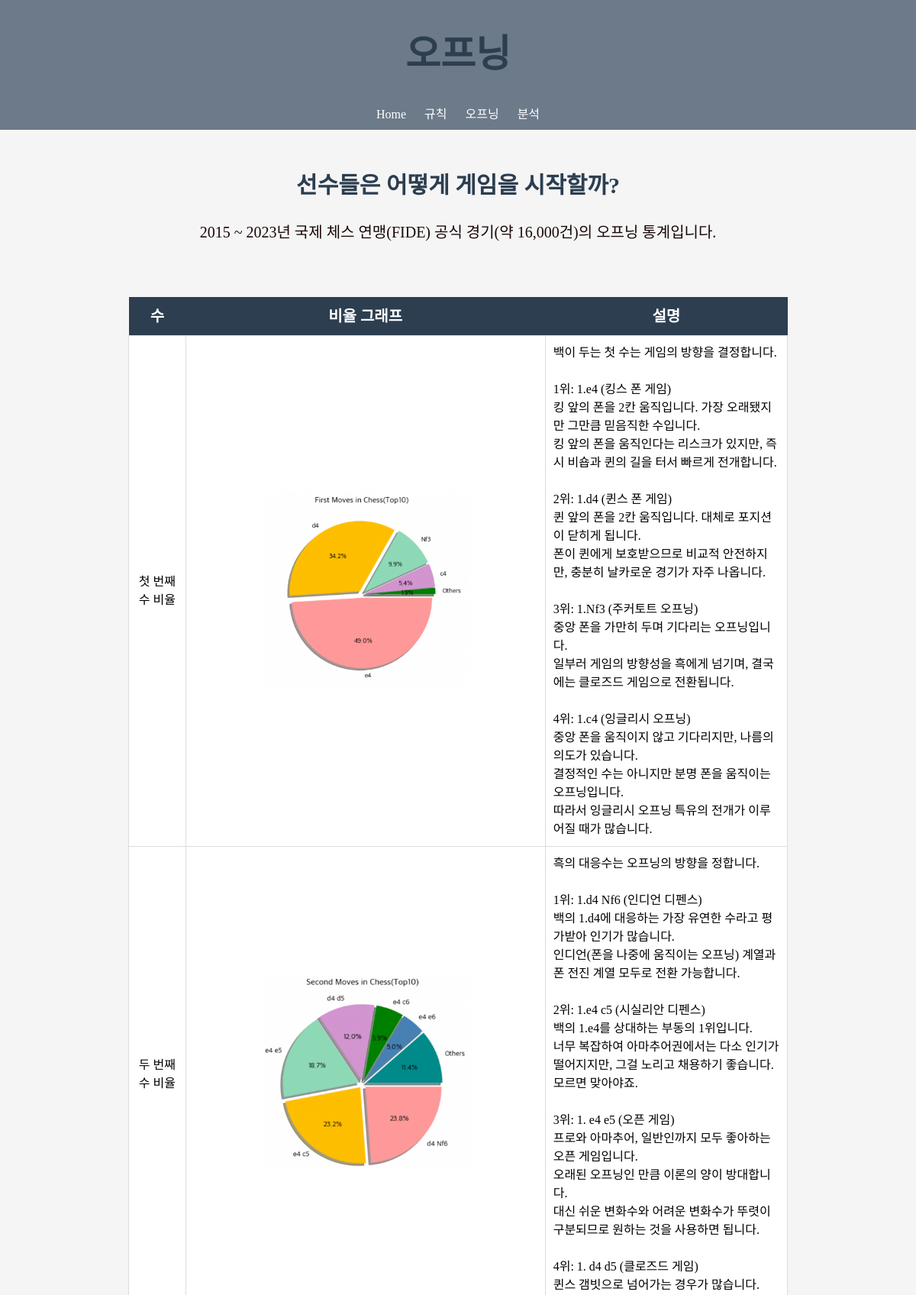
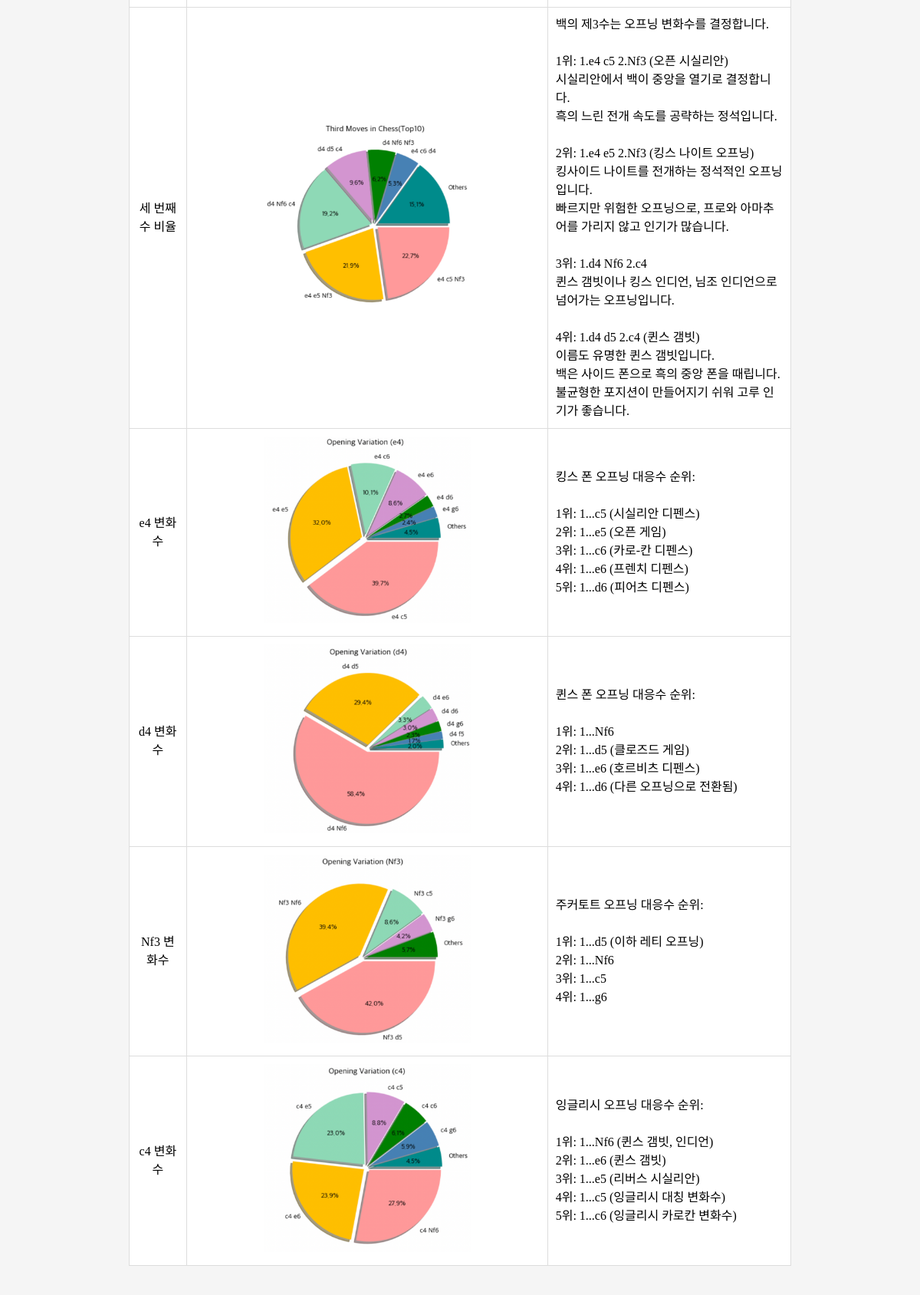
Page /analysis/ (upper part) on the committed database (2 pictures, top to bottom).
### OpeningAnalysis/models.py (models this page shows)
class MoveAnalysis(models.Model):
    analysis = models.TextField(null=True)
    image = models.ImageField(upload_to="image", blank=True)
    description = models.TextField(null=True)

### OpeningAnalysis/views.py (the view)
# urls.py: path("analysis/", views.move_analysis)
def move_analysis(request):
    analysis = MoveAnalysis.objects.all()
    images = MoveAnalysis.objects.all()
    return render(request, 'move_analysis.html', {'analysis': analysis, 'images': images})

### OpeningAnalysis/templates/move_analysis.html
{% extends "base.html" %}
{% block content %}
<h2>선수들은 어떻게 게임을 시작할까?</h2>
<p><font color="#190707">2015 ~ 2023년 국제 체스 연맹(FIDE) 공식 경기(약 16,000건)의 오프닝 통계입니다.</font></p>
<p><br></p>
<table>
  <thead>
    <tr>
      <th>수</th>
      <th>비율 그래프</th>
      <th>설명</th>
    </tr>
  </thead>
  <tbody>
    {% for item in analysis %}
      <tr>
        <td bgcolor="white">{{ item.analysis }}</td>
        <td width="450"; bgcolor="white">
          <img class="graphs" src="{{ item.image.url }}" width="400"/></td>
        <td style="text-align:left"; bgcolor="white">{{ item.description|linebreaksbr }}</td>
      </tr>
    {% endfor %}
  </tbody>
</table>
{% endblock %}

### OpeningAnalysis/templates/base.html (style rules this page uses)
body { background-color: #F5F5F5; font-family: 'Noto Sans Demilight', 'Noto Sans KR';; margin: 0; padding: 0; }
h2 { font-size: 30px; color: #2C3E50; margin-top: 30px; text-align: center; }
table { margin: 20px auto; border-collapse: collapse; width: 80%; }
th { background-color: #2C3E50; color: white; font-size: 20px; padding: 10px; }
td { border: 1px solid #ddd; padding: 10px; font-size: 16px; }
p { color: white; }
.graphs { width: 60%; }

### rows in the picture
MoveAnalysis: analysis "첫 번째 수 비율", image (picture), description "백이 두는 첫 수는 게임의 방향을 결정합니다. 1위: 1.e4 (킹스 폰 게임) 킹 앞의 폰을 2칸 움직입니다. 가장 오래됐지만 그만큼 믿음직한 수입니다. 킹 앞의 폰을 움직인다는 리스크가 있지만, 즉시 비숍과 퀸의 길을 터서 빠르게 전개합니다. 2위: 1.d4 (퀸스 폰 게임) 퀸 앞의 폰을 2칸 움직입니다. 대체로 포지션이 닫히게 됩니다. 폰이 퀸에게 보호받으므로 비교적 안전하지만, 충분히 날카로운 경기가 자주 나옵니다. 3위: 1.Nf3 (주커토트 오프닝) 중앙 폰을 가만히 두며 기다리는 오프닝입니다. 일부러 게임의 방향성을 흑에게 넘기며, 결국에는 클로즈드 게임으로 전환됩니다. 4위: 1.c4 (잉글리시 오프닝) 중앙 폰을 움직이지 않고 기다리지만, 나름의 의도가 있습니다. 결정적인 수는 아니지만 분명 폰을 움직이는 오프닝입니다. 따라서 잉글리시 오프닝 특유의 전개가 이루어질 때가 많습니다."
MoveAnalysis: analysis "두 번째 수 비율", image (picture), description "흑의 대응수는 오프닝의 방향을 정합니다. 1위: 1.d4 Nf6 (인디언 디펜스) 백의 1.d4에 대응하는 가장 유연한 수라고 평가받아 인기가 많습니다. 인디언(폰을 나중에 움직이는 오프닝) 계열과 폰 전진 계열 모두로 전환 가능합니다. 2위: 1.e4 c5 (시실리안 디펜스) 백의 1.e4를 상대하는 부동의 1위입니다. 너무 복잡하여 아마추어권에서는 다소 인기가 떨어지지만, 그걸 노리고 채용하기 좋습니다. 모르면 맞아야죠. 3위: 1. e4 e5 (오픈 게임) 프로와 아마추어, 일반인까지 모두 좋아하는 오픈 게임입니다. 오래된 오프닝인 만큼 이론의 양이 방대합니다. 대신 쉬운 변화수와 어려운 변화수가 뚜렷이 구분되므로 원하는 것을 사용하면 됩니다. 4위: 1. d4 d5 (클로즈드 게임) 퀸스 갬빗으로 넘어가는 경우가 많습니다."
MoveAnalysis: analysis "세 번째 수 비율", image (picture), description "백의 제3수는 오프닝 변화수를 결정합니다. 1위: 1.e4 c5 2.Nf3 (오픈 시실리안) 시실리안에서 백이 중앙을 열기로 결정합니다. 흑의 느린 전개 속도를 공략하는 정석입니다. 2위: 1.e4 e5 2.Nf3 (킹스 나이트 오프닝) 킹사이드 나이트를 전개하는 정석적인 오프닝입니다. 빠르지만 위험한 오프닝으로, 프로와 아마추어를 가리지 않고 인기가 많습니다. 3위: 1.d4 Nf6 2.c4 퀸스 갬빗이나 킹스 인디언, 님조 인디언으로 넘어가는 오프닝입니다. 4위: 1.d4 d5 2.c4 (퀸스 갬빗) 이름도 유명한 퀸스 갬빗입니다. 백은 사이드 폰으로 흑의 중앙 폰을 때립니다. 불균형한 포지션이 만들어지기 쉬워 고루 인기가 좋습니다."
MoveAnalysis: analysis "e4 변화수", image (picture), description "킹스 폰 오프닝 대응수 순위: 1위: 1...c5 (시실리안 디펜스) 2위: 1...e5 (오픈 게임) 3위: 1...c6 (카로-칸 디펜스) 4위: 1...e6 (프렌치 디펜스) 5위: 1...d6 (피어츠 디펜스)"
MoveAnalysis: analysis "d4 변화수", image (picture), description "퀸스 폰 오프닝 대응수 순위: 1위: 1...Nf6 2위: 1...d5 (클로즈드 게임) 3위: 1...e6 (호르비츠 디펜스) 4위: 1...d6 (다른 오프닝으로 전환됨)"
MoveAnalysis: analysis "Nf3 변화수", image (picture), description "주커토트 오프닝 대응수 순위: 1위: 1...d5 (이하 레티 오프닝) 2위: 1...Nf6 3위: 1...c5 4위: 1...g6"
MoveAnalysis: analysis "c4 변화수", image (picture), description "잉글리시 오프닝 대응수 순위: 1위: 1...Nf6 (퀸스 갬빗, 인디언) 2위: 1...e6 (퀸스 갬빗) 3위: 1...e5 (리버스 시실리안) 4위: 1...c5 (잉글리시 대칭 변화수) 5위: 1...c6 (잉글리시 카로칸 변화수)"
